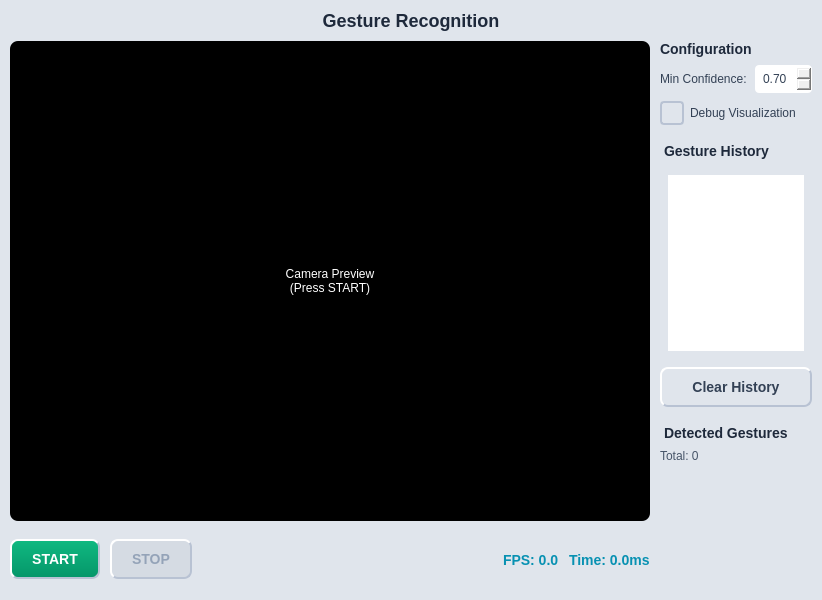
<?xml version="1.0" encoding="UTF-8"?>
<ui version="4.0">
 <class>GestureWidget</class>
 <widget class="QWidget" name="GestureWidget">
  <property name="geometry">
   <rect>
    <x>0</x>
    <y>0</y>
    <width>800</width>
    <height>600</height>
   </rect>
  </property>
  <property name="windowTitle">
   <string>Gesture Recognition</string>
  </property>
  <property name="styleSheet">
   <string notr="true">/* Neomorphism Background */
QWidget#GestureWidget {
    background-color: #e0e5ec;
}

/* Neomorphism Buttons */
QPushButton {
    background: qlineargradient(spread:pad, x1:0, y1:0, x2:0, y2:1,
        stop:0 #e8edf2,
        stop:1 #d5dbe3);
    border: none;
    border-radius: 8px;
    padding: 10px 20px;
    font-size: 14px;
    font-weight: bold;
    color: #334155;
    border-left: 2px solid #ffffff;
    border-top: 2px solid #ffffff;
    border-right: 2px solid #b8c2d3;
    border-bottom: 2px solid #b8c2d3;
}

QPushButton:hover {
    background: qlineargradient(spread:pad, x1:0, y1:0, x2:0, y2:1,
        stop:0 #f0f5fa,
        stop:1 #dde3ea);
}

QPushButton:pressed {
    background: qlineargradient(spread:pad, x1:0, y1:0, x2:0, y2:1,
        stop:0 #d0d5dc,
        stop:1 #c0c8d0);
    border-left: 2px solid #b8c2d3;
    border-top: 2px solid #b8c2d3;
    border-right: 2px solid #ffffff;
    border-bottom: 2px solid #ffffff;
}

QPushButton:disabled {
    background: #d5dbe3;
    color: #94a3b8;
}

/* Labels */
QLabel {
    color: #334155;
    font-size: 12px;
}

/* Text Edit */
QTextEdit {
    background: qlineargradient(spread:pad, x1:0, y1:0, x2:0, y2:1,
        stop:0 #d0d5dc,
        stop:1 #e0e5ec);
    border: none;
    border-radius: 8px;
    padding: 8px;
    color: #334155;
    font-family: monospace;
    font-size: 11px;
}

/* SpinBox */
QDoubleSpinBox {
    background: qlineargradient(spread:pad, x1:0, y1:0, x2:0, y2:1,
        stop:0 #d0d5dc,
        stop:1 #e0e5ec);
    border: none;
    border-radius: 4px;
    padding: 6px;
    color: #334155;
    font-size: 12px;
}

/* CheckBox */
QCheckBox {
    color: #334155;
    font-size: 12px;
}

QCheckBox::indicator {
    width: 20px;
    height: 20px;
    border-radius: 4px;
    background: qlineargradient(spread:pad, x1:0, y1:0, x2:0, y2:1,
        stop:0 #d0d5dc,
        stop:1 #e0e5ec);
    border: 2px solid #b8c2d3;
}

QCheckBox::indicator:checked {
    background: qlineargradient(spread:pad, x1:0, y1:0, x2:0, y2:1,
        stop:0 #06b6d4,
        stop:1 #0891b2);
}</string>
  </property>
  <layout class="QVBoxLayout" name="main_layout">
   <property name="spacing">
    <number>10</number>
   </property>
   <property name="leftMargin">
    <number>10</number>
   </property>
   <property name="topMargin">
    <number>10</number>
   </property>
   <property name="rightMargin">
    <number>10</number>
   </property>
   <property name="bottomMargin">
    <number>10</number>
   </property>
   <item>
    <widget class="QLabel" name="title_label">
     <property name="text">
      <string>Gesture Recognition</string>
     </property>
     <property name="styleSheet">
      <string notr="true">font-size: 18px; font-weight: bold; color: #1e293b;</string>
     </property>
     <property name="alignment">
      <set>Qt::AlignCenter</set>
     </property>
    </widget>
   </item>
   <item>
    <layout class="QHBoxLayout" name="content_layout">
     <property name="spacing">
      <number>10</number>
     </property>
     <item>
      <layout class="QVBoxLayout" name="left_column">
       <property name="spacing">
        <number>8</number>
       </property>
       <item>
        <widget class="QLabel" name="camera_feed_label">
         <property name="minimumSize">
          <size>
           <width>640</width>
           <height>480</height>
          </size>
         </property>
         <property name="maximumSize">
          <size>
           <width>640</width>
           <height>480</height>
          </size>
         </property>
         <property name="text">
          <string>Camera Preview
(Press START)</string>
         </property>
         <property name="alignment">
          <set>Qt::AlignCenter</set>
         </property>
         <property name="styleSheet">
          <string notr="true">background-color: #000000; color: #ffffff; border-radius: 8px;</string>
         </property>
        </widget>
       </item>
       <item>
        <layout class="QHBoxLayout" name="control_buttons_layout">
         <property name="spacing">
          <number>10</number>
         </property>
         <item>
          <widget class="QPushButton" name="start_button">
           <property name="text">
            <string>START</string>
           </property>
           <property name="styleSheet">
            <string notr="true">QPushButton { background: qlineargradient(spread:pad, x1:0, y1:0, x2:0, y2:1, stop:0 #10b981, stop:1 #059669); color: #ffffff; }
QPushButton:hover { background: qlineargradient(spread:pad, x1:0, y1:0, x2:0, y2:1, stop:0 #34d399, stop:1 #10b981); }
QPushButton:disabled { background: #d5dbe3; color: #94a3b8; }</string>
           </property>
          </widget>
         </item>
         <item>
          <widget class="QPushButton" name="stop_button">
           <property name="enabled">
            <bool>false</bool>
           </property>
           <property name="text">
            <string>STOP</string>
           </property>
           <property name="styleSheet">
            <string notr="true">QPushButton { background: qlineargradient(spread:pad, x1:0, y1:0, x2:0, y2:1, stop:0 #ef4444, stop:1 #dc2626); color: #ffffff; }
QPushButton:hover { background: qlineargradient(spread:pad, x1:0, y1:0, x2:0, y2:1, stop:0 #f87171, stop:1 #ef4444); }
QPushButton:disabled { background: #d5dbe3; color: #94a3b8; }</string>
           </property>
          </widget>
         </item>
         <item>
          <spacer name="control_spacer">
           <property name="orientation">
            <enum>Qt::Horizontal</enum>
           </property>
           <property name="sizeHint" stdset="0">
            <size>
             <width>40</width>
             <height>20</height>
            </size>
           </property>
          </spacer>
         </item>
         <item>
          <widget class="QLabel" name="fps_label">
           <property name="text">
            <string>FPS: 0.0</string>
           </property>
           <property name="styleSheet">
            <string notr="true">font-size: 14px; font-weight: bold; color: #0891b2;</string>
           </property>
          </widget>
         </item>
         <item>
          <widget class="QLabel" name="processing_time_label">
           <property name="text">
            <string>Time: 0.0ms</string>
           </property>
           <property name="styleSheet">
            <string notr="true">font-size: 14px; font-weight: bold; color: #0891b2;</string>
           </property>
          </widget>
         </item>
        </layout>
       </item>
      </layout>
     </item>
     <item>
      <layout class="QVBoxLayout" name="right_column">
       <property name="spacing">
        <number>8</number>
       </property>
       <item>
        <widget class="QLabel" name="config_label">
         <property name="text">
          <string>Configuration</string>
         </property>
         <property name="styleSheet">
          <string notr="true">font-size: 14px; font-weight: bold; color: #1e293b;</string>
         </property>
        </widget>
       </item>
       <item>
        <layout class="QHBoxLayout" name="confidence_layout">
         <item>
          <widget class="QLabel" name="confidence_label">
           <property name="text">
            <string>Min Confidence:</string>
           </property>
          </widget>
         </item>
         <item>
          <widget class="QDoubleSpinBox" name="confidence_spinbox">
           <property name="minimum">
            <double>0.000000000000000</double>
           </property>
           <property name="maximum">
            <double>1.000000000000000</double>
           </property>
           <property name="singleStep">
            <double>0.050000000000000</double>
           </property>
           <property name="value">
            <double>0.700000000000000</double>
           </property>
          </widget>
         </item>
        </layout>
       </item>
       <item>
        <widget class="QCheckBox" name="debug_checkbox">
         <property name="text">
          <string>Debug Visualization</string>
         </property>
        </widget>
       </item>
       <item>
        <widget class="QLabel" name="history_label">
         <property name="text">
          <string>Gesture History</string>
         </property>
         <property name="styleSheet">
          <string notr="true">font-size: 14px; font-weight: bold; color: #1e293b; margin-top: 10px;</string>
         </property>
        </widget>
       </item>
       <item>
        <widget class="QTextEdit" name="history_text_edit">
         <property name="readOnly">
          <bool>true</bool>
         </property>
        </widget>
       </item>
       <item>
        <widget class="QPushButton" name="clear_history_button">
         <property name="text">
          <string>Clear History</string>
         </property>
        </widget>
       </item>
       <item>
        <widget class="QLabel" name="stats_label">
         <property name="text">
          <string>Detected Gestures</string>
         </property>
         <property name="styleSheet">
          <string notr="true">font-size: 14px; font-weight: bold; color: #1e293b; margin-top: 10px;</string>
         </property>
        </widget>
       </item>
       <item>
        <widget class="QLabel" name="total_gestures_label">
         <property name="text">
          <string>Total: 0</string>
         </property>
         <property name="styleSheet">
          <string notr="true">font-size: 12px; color: #475569;</string>
         </property>
        </widget>
       </item>
       <item>
        <spacer name="right_spacer">
         <property name="orientation">
          <enum>Qt::Vertical</enum>
         </property>
         <property name="sizeHint" stdset="0">
          <size>
           <width>20</width>
           <height>40</height>
          </size>
         </property>
        </spacer>
       </item>
      </layout>
     </item>
    </layout>
   </item>
  </layout>
 </widget>
 <resources/>
 <connections/>
</ui>
